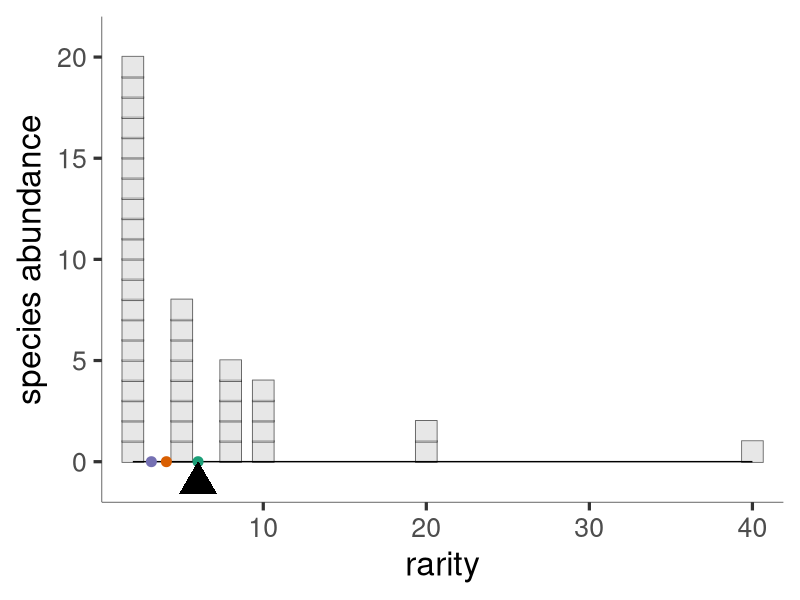
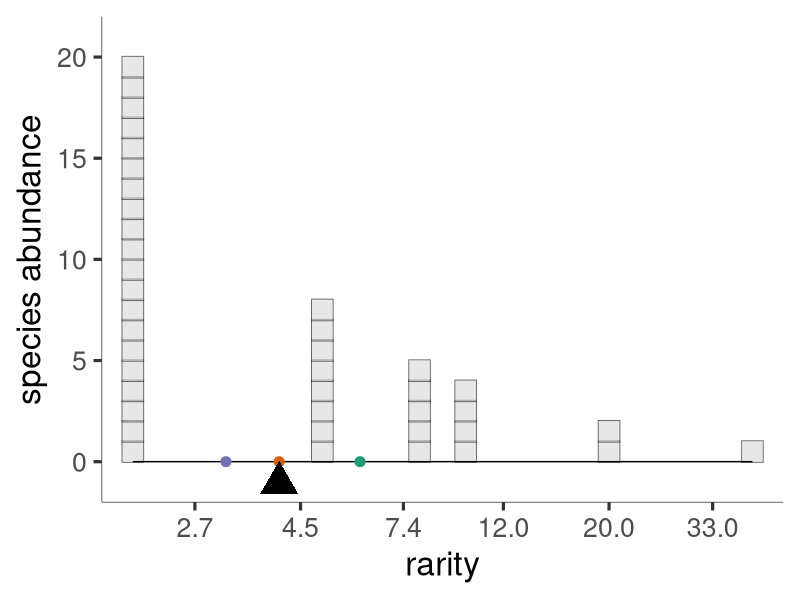
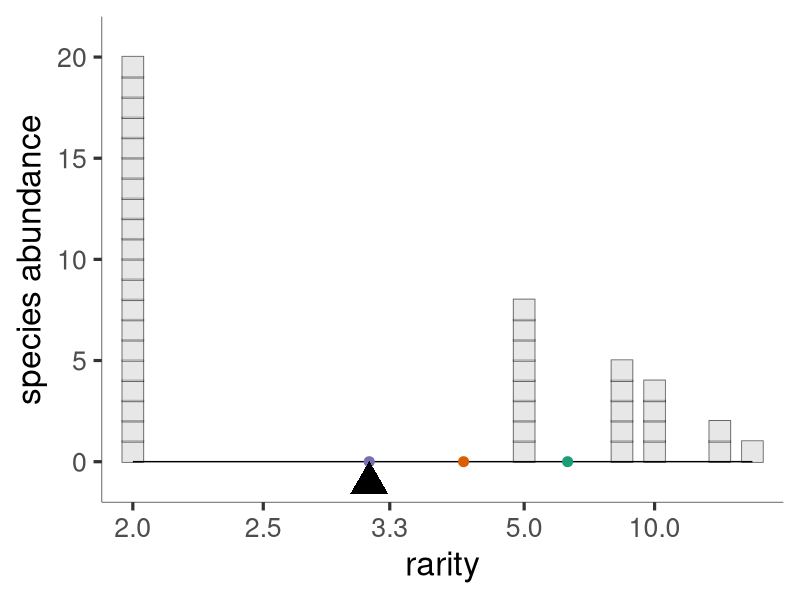

The R source for these figures, in order:
library(tidyverse)
library(ggthemes)

## TODO
## OPTIONAL: color the species (so that stacking becomes clear)
## make x-axis extent a variable like y_extent is now to facilitate plotting multiple communities on the same axes
## use dev.size() somewhere in the function to make point sizes (the boxes and the fulcrum) work regardless of graphic device. 
## think about squeezing when rarities aren't equal but are close s.t. boxes overlap... maybe go back to lines (or make an option?)
## select colors for reference points http://colorbrewer2.org/#type=qualitative&scheme=Dark2&n=3


library(scales) # trans_new() is in the scales library

epsPretty <- 0
offStart <- 0

pfun=function(x, pow, offset=offStart){
	if (pow==0) return(log(x))
	r <- sign(pow)*(x+offset)^pow
	return(r)
}

ipfun=function(x, pow, offset=offStart){
	if (pow==0) return(exp(x))
	r <- sign(pow)*(x)^(1/pow)
	return(r)
}

# Diversity function 
dfun<-function(ab, l){
	rp <- ab/sum(ab)
	return(ipfun(sum(rp*pfun(1/rp, l)),l))
}

# round numbers, more aggressively the larger they are
prettify <- function(breaks){
    digits <- -floor(log10(abs(breaks))) + 1
    digits[breaks == 0] <- 0
    return((round(breaks, digits = digits))[round(breaks, digits = digits)!=(-Inf)]) #klugey fix to -Inf
}

power_trans = function(pow) trans_new(name="power"
   , transform = function(x) pfun(x, pow)
	, inverse = function(x) ipfun(x, pow)
	, breaks = function(x) prettify(
		trans_breaks(
			function(x) pfun(x, pow), function(x) ipfun(x, pow), n = 6
		)(c(epsPretty,x)*1.1)
	)
   , domain = c(1, 10000)
)

# replicate to make stacks with geom_point
fancy_rep<-function(df){
    return(data.frame(df[rep(1:nrow(df), df$abundance),])
           %>% group_by(abundance) %>% mutate(gr=1:length(abundance))
    )
}

base_plot <- function(abundance, pointScale, fill_col="lightgrey", y_extent=max(max(abundance),15)){
    pointScale<-10.4*dev.size("cm")[2]
    # pointScale<-200
	rf <- tibble(names = as.factor(1:length(abundance))
		, abundance
		, rarity = sum(abundance)/abundance
	)
	rfrepeated <-fancy_rep(rf) 

	 pointsize <- pointScale/y_extent

	#This pretty much has to be 0.5 because the shape is centered on its x- and y-locations, but we want to offset so it rests upon it
	goff <- 0.5

	base <- (ggplot(rfrepeated, aes(x=rarity, y=abundance))
		+ geom_point(aes(y=gr-goff, alpha=0.2), size=pointsize, fill=fill_col, shape=22, color="black", stroke=0.5) #some stylistic things to deal with squeezing
		# +scale_size_continuous(limits=c(0, max(abundance)/200))
		# make plank
		+ geom_segment(
			aes(x, y, xend=xend, yend=yend)
			, data=data.frame(
				x=c(min(rf$rarity))
				, y=c(0)
				, xend=c(max(rf$rarity))
				, yend=c(0)
			)
		)
# adding this in let the boxes fill the y-space pretty well without gaps, don't think it ruined appearance of y-axis
		+scale_y_continuous(
		    expand=c(0,0)
		    , limits=c(y_extent-1.1*y_extent, 1.1*y_extent)
		)
		+ labs(y="species abundance")
	)
	return(theme_plot(base))
}

theme_plot <- function(p){
	return(p
		+ theme_tufte(base_family = "sans", base_size=24)
		+ theme(legend.position="none")
		+ theme(
			axis.line.x = element_line(
				colour = 'black', size=0.2, linetype='solid'
			), axis.line.y =  element_line(
				colour = 'black', size=0.2, linetype='solid'
			)
		)
	)
}

scale_plot <- function(ab, ell, fill_col="lightgrey", y_extent=max(max(ab), 15)){
	return (base_plot(ab, fill_col=fill_col, y_extent=y_extent) 
		+ scale_x_continuous(trans=power_trans(pow=ell))
		# + coord_cartesian(clip="off")
	)
}

mean_points <- function(ab, ell){
    ab<-ab[ab!=0]
	div <- Vectorize(dfun, vectorize.args=("l"))(ab, ell)
	return(geom_point(
		data=tibble(x=div, y=0*div, clr=1:length(div))
		, aes(x, y, color=as.factor(clr))
		,size=0.2*dev.size("cm")[2]
	))
}

fulcrum<-function(ab, ell, y_extent=max(ab)){
    ab<-ab[ab!=0]
    div <- dfun(ab, ell)
    print(div)
    return(geom_point(
        data=tibble(x=div, y=-0.052*y_extent)# don't recall why 0.028, but it gets fulcrum point just right. 
        #This needs to be adjusted by considering margin size
        , size=0.6*dev.size("cm")[2], shape=17
        , aes(x, y) 
    )
    )
}

rarity_plot <- function(ab, ell, means=-1:1, ...){
    ab<-ab[ab!=0]
	return(
		scale_plot(ab, ell,...) 
		+ mean_points(ab, means)
		+ fulcrum(ab, ell, ...)
		+ scale_color_brewer(type="qual", palette="Dark2") #playing with color choices
		# + theme(aspect.ratio=1)
	)
}

rarity_series <- function(ab, lrange=-1:1, means=lrange,...){
	for(l in lrange){
		print(rarity_plot(ab, l, means))
	}
}

# ab <- c(20, 15, 9, 3, 2, 1, 1)
# ab <- c(100, 20, 15, 9, 3, 2, 1, 1)
# 
# rarity_series(ab, 1:-1)
# rarity_series(ab, 0, 1:-1)

#some SADs to play with

# ab <- c(20, 15, 9, 3, 2, 1, 1)
ab<-c(20,8,5,4,2,1)
# ab <- c(100, 20, 15, 9, 3, 2, 1, 1)
# ab<-c(50,30,20,0,0,0)
# ab<-c(4,3,2)
# ab <- c(20, 15, 9, 3, 2, 1, 1,0,0)
# ab <- c(200,100, 20, 15, 9, 3, 2, 1, 1)
# ab<-floor(exp(rnorm(50, 4,1.5)))
# 
# quartz()
# rarity_plot(ab, 1)
# 
# quartz()
# rarity_plot(ab, 0)
# 
pdf(file="figures/20_8_5_3_2_1.pdf") #, height=2.5, width=2.5)
rarity_series(ab=ab, 1:-1, fill="lightgrey")
dev.off()
